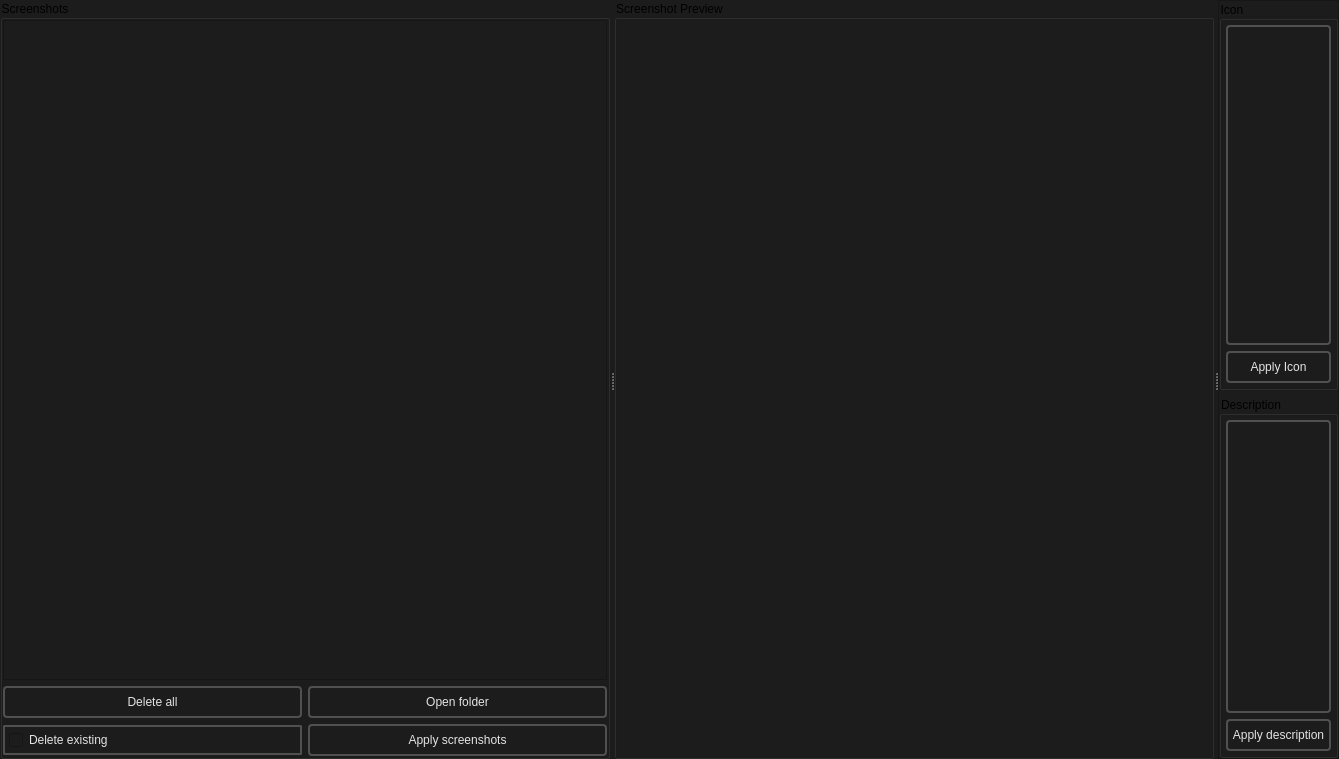
<?xml version="1.0" encoding="UTF-8"?>
<ui version="4.0">
 <class>Loading_editorMainWindow</class>
 <widget class="QMainWindow" name="Loading_editorMainWindow">
  <property name="geometry">
   <rect>
    <x>0</x>
    <y>0</y>
    <width>1339</width>
    <height>759</height>
   </rect>
  </property>
  <property name="windowTitle">
   <string>MainWindow</string>
  </property>
  <property name="styleSheet">
   <string notr="true">background-color: rgb(28, 28, 28);</string>
  </property>
  <widget class="QWidget" name="centralwidget">
   <layout class="QVBoxLayout" name="verticalLayout_7">
    <property name="spacing">
     <number>0</number>
    </property>
    <property name="leftMargin">
     <number>0</number>
    </property>
    <property name="topMargin">
     <number>0</number>
    </property>
    <property name="rightMargin">
     <number>0</number>
    </property>
    <property name="bottomMargin">
     <number>0</number>
    </property>
    <item>
     <widget class="QSplitter" name="splitter_2">
      <property name="sizePolicy">
       <sizepolicy hsizetype="Preferred" vsizetype="Preferred">
        <horstretch>0</horstretch>
        <verstretch>0</verstretch>
       </sizepolicy>
      </property>
      <property name="orientation">
       <enum>Qt::Orientation::Horizontal</enum>
      </property>
      <property name="opaqueResize">
       <bool>true</bool>
      </property>
      <property name="handleWidth">
       <number>4</number>
      </property>
      <widget class="QGroupBox" name="screenshots">
       <property name="sizePolicy">
        <sizepolicy hsizetype="Preferred" vsizetype="Preferred">
         <horstretch>0</horstretch>
         <verstretch>0</verstretch>
        </sizepolicy>
       </property>
       <property name="title">
        <string>Screenshots</string>
       </property>
       <layout class="QVBoxLayout" name="verticalLayout">
        <property name="leftMargin">
         <number>0</number>
        </property>
        <property name="topMargin">
         <number>0</number>
        </property>
        <property name="rightMargin">
         <number>0</number>
        </property>
        <property name="bottomMargin">
         <number>0</number>
        </property>
        <item>
         <widget class="QFrame" name="explorer">
          <property name="frameShape">
           <enum>QFrame::Shape::StyledPanel</enum>
          </property>
          <property name="frameShadow">
           <enum>QFrame::Shadow::Raised</enum>
          </property>
          <layout class="QHBoxLayout" name="horizontalLayout_5">
           <property name="spacing">
            <number>0</number>
           </property>
           <property name="leftMargin">
            <number>0</number>
           </property>
           <property name="topMargin">
            <number>4</number>
           </property>
           <property name="rightMargin">
            <number>0</number>
           </property>
           <property name="bottomMargin">
            <number>4</number>
           </property>
          </layout>
         </widget>
        </item>
        <item>
         <layout class="QVBoxLayout" name="verticalLayout_5">
          <item>
           <layout class="QHBoxLayout" name="horizontalLayout_3">
            <item>
             <widget class="QPushButton" name="clear_all_button">
              <property name="minimumSize">
               <size>
                <width>0</width>
                <height>32</height>
               </size>
              </property>
              <property name="toolTip">
               <string>&lt;!DOCTYPE HTML PUBLIC &quot;-//W3C//DTD HTML 4.0//EN&quot; &quot;http://www.w3.org/TR/REC-html40/strict.dtd&quot;&gt;
&lt;html&gt;&lt;head&gt;&lt;meta name=&quot;qrichtext&quot; content=&quot;1&quot; /&gt;&lt;meta charset=&quot;utf-8&quot; /&gt;&lt;style type=&quot;text/css&quot;&gt;
p, li { white-space: pre-wrap; }
hr { height: 1px; border-width: 0; }
li.unchecked::marker { content: &quot;\2610&quot;; }
li.checked::marker { content: &quot;\2612&quot;; }
&lt;/style&gt;&lt;/head&gt;&lt;body style=&quot; font-family:'Segoe UI'; font-size:10pt; font-weight:580; font-style:normal;&quot;&gt;
&lt;p style=&quot; margin-top:12px; margin-bottom:12px; margin-left:0px; margin-right:0px; -qt-block-indent:0; text-indent:0px;&quot;&gt;Deletes all files in the folder.&lt;/p&gt;&lt;/body&gt;&lt;/html&gt;</string>
              </property>
              <property name="styleSheet">
               <string notr="true">    QLabel {
        font-family: Sergo UI;
        color: #9D9D9D;
    }

    /* QPushButton default and hover styles */
    QPushButton {

        font: 580 10pt &quot;Segoe UI&quot;;
        border: 2px solid black;
        border-radius: 4px;
        border-color: rgba(80, 80, 80, 255);
        height:18px;
        padding-top: 2px;
        padding-bottom:2px;
        padding-left: 4px;
        padding-right: 4px;
        color: #E3E3E3;
        background-color: #1C1C1C;
    }
    QPushButton:hover {
        background-color: #414956;
        color: white;
    }
    QPushButton:pressed {
        background-color: red;
        background-color: #1C1C1C;
        margin: 1 px;
        margin-left: 2px;
        margin-right: 2px;

    }</string>
              </property>
              <property name="text">
               <string>Delete all</string>
              </property>
             </widget>
            </item>
            <item>
             <widget class="QPushButton" name="open_folder_button">
              <property name="minimumSize">
               <size>
                <width>0</width>
                <height>32</height>
               </size>
              </property>
              <property name="toolTip">
               <string>&lt;!DOCTYPE HTML PUBLIC &quot;-//W3C//DTD HTML 4.0//EN&quot; &quot;http://www.w3.org/TR/REC-html40/strict.dtd&quot;&gt;
&lt;html&gt;&lt;head&gt;&lt;meta name=&quot;qrichtext&quot; content=&quot;1&quot; /&gt;&lt;meta charset=&quot;utf-8&quot; /&gt;&lt;style type=&quot;text/css&quot;&gt;
p, li { white-space: pre-wrap; }
hr { height: 1px; border-width: 0; }
li.unchecked::marker { content: &quot;\2610&quot;; }
li.checked::marker { content: &quot;\2612&quot;; }
&lt;/style&gt;&lt;/head&gt;&lt;body style=&quot; font-family:'Segoe UI'; font-size:10pt; font-weight:580; font-style:normal;&quot;&gt;
&lt;p style=&quot;-qt-paragraph-type:empty; margin-top:12px; margin-bottom:12px; margin-left:0px; margin-right:0px; -qt-block-indent:0; text-indent:0px;&quot;&gt;&lt;br /&gt;&lt;/p&gt;&lt;/body&gt;&lt;/html&gt;</string>
              </property>
              <property name="styleSheet">
               <string notr="true">    QLabel {
        font-family: Sergo UI;
        color: #9D9D9D;
    }

    /* QPushButton default and hover styles */
    QPushButton {

        font: 580 10pt &quot;Segoe UI&quot;;
        border: 2px solid black;
        border-radius: 4px;
        border-color: rgba(80, 80, 80, 255);
        height:18px;
        padding-top: 2px;
        padding-bottom:2px;
        padding-left: 4px;
        padding-right: 4px;
        color: #E3E3E3;
        background-color: #1C1C1C;
    }
    QPushButton:hover {
        background-color: #414956;
        color: white;
    }
    QPushButton:pressed {
        background-color: red;
        background-color: #1C1C1C;
        margin: 1 px;
        margin-left: 2px;
        margin-right: 2px;

    }</string>
              </property>
              <property name="text">
               <string>Open folder</string>
              </property>
             </widget>
            </item>
           </layout>
          </item>
          <item>
           <layout class="QHBoxLayout" name="horizontalLayout_2">
            <item>
             <widget class="QCheckBox" name="delete_existings">
              <property name="toolTip">
               <string>&lt;html&gt;&lt;head/&gt;&lt;body&gt;&lt;p&gt;Deletes all existing screenshots on the loading screen.&lt;/p&gt;&lt;/body&gt;&lt;/html&gt;</string>
              </property>
              <property name="styleSheet">
               <string notr="true">
    /* QPushButton default and hover styles */
    QCheckBox {

        font: 580 10pt &quot;Segoe UI&quot;;

        border: 2px solid black;
        border-radius: 2px;
        border-color: rgba(80, 80, 80, 255);
        height:22px;
        padding-top: 2px;
        padding-bottom:2px;
        padding-left: 4px;
        padding-right: 4px;
        color: #E3E3E3;
        background-color: #1C1C1C;
    }
    QCheckBox:hover {
        background-color: #414956;
        color: white;
    }
    QCheckBox:pressed {

    }</string>
              </property>
              <property name="text">
               <string>Delete existing</string>
              </property>
             </widget>
            </item>
            <item>
             <widget class="QPushButton" name="apply_screenshots_button">
              <property name="minimumSize">
               <size>
                <width>0</width>
                <height>32</height>
               </size>
              </property>
              <property name="toolTip">
               <string>&lt;!DOCTYPE HTML PUBLIC &quot;-//W3C//DTD HTML 4.0//EN&quot; &quot;http://www.w3.org/TR/REC-html40/strict.dtd&quot;&gt;
&lt;html&gt;&lt;head&gt;&lt;meta name=&quot;qrichtext&quot; content=&quot;1&quot; /&gt;&lt;meta charset=&quot;utf-8&quot; /&gt;&lt;style type=&quot;text/css&quot;&gt;
p, li { white-space: pre-wrap; }
hr { height: 1px; border-width: 0; }
li.unchecked::marker { content: &quot;\2610&quot;; }
li.checked::marker { content: &quot;\2612&quot;; }
&lt;/style&gt;&lt;/head&gt;&lt;body style=&quot; font-family:'Segoe UI'; font-size:10pt; font-weight:580; font-style:normal;&quot;&gt;
&lt;p style=&quot;-qt-paragraph-type:empty; margin-top:12px; margin-bottom:12px; margin-left:0px; margin-right:0px; -qt-block-indent:0; text-indent:0px;&quot;&gt;&lt;br /&gt;&lt;/p&gt;&lt;/body&gt;&lt;/html&gt;</string>
              </property>
              <property name="styleSheet">
               <string notr="true">    QLabel {
        font-family: Sergo UI;
        color: #9D9D9D;
    }

    /* QPushButton default and hover styles */
    QPushButton {

        font: 580 10pt &quot;Segoe UI&quot;;
        border: 2px solid black;
        border-radius: 4px;
        border-color: rgba(80, 80, 80, 255);
        height:18px;
        padding-top: 2px;
        padding-bottom:2px;
        padding-left: 4px;
        padding-right: 4px;
        color: #E3E3E3;
        background-color: #1C1C1C;
    }
    QPushButton:hover {
        background-color: #414956;
        color: white;
    }
    QPushButton:pressed {
        background-color: red;
        background-color: #1C1C1C;
        margin: 1 px;
        margin-left: 2px;
        margin-right: 2px;

    }</string>
              </property>
              <property name="text">
               <string>Apply screenshots</string>
              </property>
             </widget>
            </item>
           </layout>
          </item>
         </layout>
        </item>
       </layout>
      </widget>
      <widget class="QSplitter" name="splitter">
       <property name="midLineWidth">
        <number>0</number>
       </property>
       <property name="orientation">
        <enum>Qt::Orientation::Horizontal</enum>
       </property>
       <widget class="QGroupBox" name="screenshot_preview">
        <property name="sizePolicy">
         <sizepolicy hsizetype="Preferred" vsizetype="Preferred">
          <horstretch>0</horstretch>
          <verstretch>0</verstretch>
         </sizepolicy>
        </property>
        <property name="minimumSize">
         <size>
          <width>600</width>
          <height>0</height>
         </size>
        </property>
        <property name="maximumSize">
         <size>
          <width>16777215</width>
          <height>16777215</height>
         </size>
        </property>
        <property name="baseSize">
         <size>
          <width>1200</width>
          <height>0</height>
         </size>
        </property>
        <property name="title">
         <string>Screenshot Preview</string>
        </property>
        <layout class="QVBoxLayout" name="verticalLayout_6">
         <property name="spacing">
          <number>6</number>
         </property>
         <property name="leftMargin">
          <number>0</number>
         </property>
         <property name="topMargin">
          <number>4</number>
         </property>
         <property name="rightMargin">
          <number>0</number>
         </property>
         <property name="bottomMargin">
          <number>4</number>
         </property>
        </layout>
       </widget>
       <widget class="QFrame" name="frame_2">
        <property name="maximumSize">
         <size>
          <width>360</width>
          <height>16777215</height>
         </size>
        </property>
        <property name="frameShape">
         <enum>QFrame::Shape::StyledPanel</enum>
        </property>
        <property name="frameShadow">
         <enum>QFrame::Shadow::Raised</enum>
        </property>
        <layout class="QVBoxLayout" name="verticalLayout_3">
         <property name="leftMargin">
          <number>0</number>
         </property>
         <property name="topMargin">
          <number>0</number>
         </property>
         <property name="rightMargin">
          <number>0</number>
         </property>
         <property name="bottomMargin">
          <number>0</number>
         </property>
         <item>
          <widget class="QGroupBox" name="groupBox_2">
           <property name="title">
            <string>Icon</string>
           </property>
           <layout class="QVBoxLayout" name="verticalLayout_4">
            <property name="leftMargin">
             <number>4</number>
            </property>
            <property name="topMargin">
             <number>4</number>
            </property>
            <property name="rightMargin">
             <number>4</number>
            </property>
            <property name="bottomMargin">
             <number>4</number>
            </property>
            <item>
             <widget class="QFrame" name="svg_icon_frame">
              <property name="minimumSize">
               <size>
                <width>0</width>
                <height>320</height>
               </size>
              </property>
              <property name="styleSheet">
               <string notr="true">        font: 580 10pt &quot;Segoe UI&quot;;
        border: 2px solid black;
        border-radius: 4px;
        border-color: rgba(80, 80, 80, 255);
        height:18px;
        padding-top: 2px;
        padding-bottom:2px;
        padding-left: 4px;
        padding-right: 4px;
        color: #E3E3E3;
        background-color: #1C1C1C;</string>
              </property>
              <property name="frameShape">
               <enum>QFrame::Shape::StyledPanel</enum>
              </property>
              <property name="frameShadow">
               <enum>QFrame::Shadow::Raised</enum>
              </property>
              <layout class="QHBoxLayout" name="horizontalLayout">
               <property name="leftMargin">
                <number>0</number>
               </property>
               <property name="topMargin">
                <number>0</number>
               </property>
               <property name="rightMargin">
                <number>0</number>
               </property>
               <property name="bottomMargin">
                <number>0</number>
               </property>
              </layout>
             </widget>
            </item>
            <item>
             <widget class="QPushButton" name="apply_icon_button">
              <property name="enabled">
               <bool>true</bool>
              </property>
              <property name="minimumSize">
               <size>
                <width>0</width>
                <height>32</height>
               </size>
              </property>
              <property name="styleSheet">
               <string notr="true">     QLabel {
        font-family: Sergo UI;
        color: #9D9D9D;
    }

    /* QPushButton default and hover styles */
    QPushButton {

        font: 580 10pt &quot;Segoe UI&quot;;
        border: 2px solid black;
        border-radius: 4px;
        border-color: rgba(80, 80, 80, 255);
        height:18px;
        padding-top: 2px;
        padding-bottom:2px;
        padding-left: 4px;
        padding-right: 4px;
        color: #E3E3E3;
        background-color: #1C1C1C;
    }
    QPushButton:hover {
        background-color: #414956;
        color: white;
    }
    QPushButton:pressed {
        background-color: red;
        background-color: #1C1C1C;
        margin: 1 px;
        margin-left: 2px;
        margin-right: 2px;

    }

    /* QPushButton default and hover styles */
    QPushButton:disabled {

        font: 580 10pt &quot;Segoe UI&quot;;
        border: 2px solid black;
        border-radius: 4px;
        border-color: rgba(80, 80, 80, 255);
        height:18px;
        padding-top: 2px;
        padding-bottom:2px;
        padding-left: 4px;
        padding-right: 4px;
        color: #8c8c8c;
        background-color: #1C1C1C;
    }</string>
              </property>
              <property name="text">
               <string>Apply Icon</string>
              </property>
             </widget>
            </item>
           </layout>
          </widget>
         </item>
         <item>
          <widget class="QGroupBox" name="groupBox">
           <property name="title">
            <string>Description</string>
           </property>
           <layout class="QVBoxLayout" name="verticalLayout_2">
            <property name="leftMargin">
             <number>4</number>
            </property>
            <property name="topMargin">
             <number>4</number>
            </property>
            <property name="rightMargin">
             <number>4</number>
            </property>
            <property name="bottomMargin">
             <number>4</number>
            </property>
            <item>
             <widget class="QPlainTextEdit" name="PlainTextEdit_Description_2">
              <property name="toolTip">
               <string/>
              </property>
              <property name="styleSheet">
               <string notr="true">    QPlainTextEdit {

        font: 580 10pt &quot;Segoe UI&quot;;
        border: 2px solid black;
        border-radius: 4px;
        border-color: rgba(80, 80, 80, 255);
        height:18px;
        padding: 4px;
        padding-left: 6px;
        padding-right: 6px;
        color: #E3E3E3;
        background-color: #1C1C1C;
    }



    QPlainTextEdit:focus {

        font: 580 10pt &quot;Segoe UI&quot;;
        border: 2px solid black;
        border-radius: 4px;
        border-color: rgba(80, 80, 80, 255);
        height:18px;
        padding: 4px;
        padding-left: 6px;
        padding-right: 6px;
        color: #E3E3E3;
        background-color: #1C1C1C;
    }
    QPlainTextEdit:hover {
    }
    QPlainTextEdit:pressed {
        background-color: red;
        background-color: #1C1C1C;
        margin: 1 px;
        margin-left: 2px;
        margin-right: 2px;
        font: 580 9pt &quot;Segoe UI&quot;;

    }</string>
              </property>
              <property name="plainText">
               <string/>
              </property>
              <property name="placeholderText">
               <string>A community map created by:</string>
              </property>
             </widget>
            </item>
            <item>
             <widget class="QPushButton" name="apply_description_button">
              <property name="minimumSize">
               <size>
                <width>0</width>
                <height>32</height>
               </size>
              </property>
              <property name="styleSheet">
               <string notr="true">    QLabel {
        font-family: Sergo UI;
        color: #9D9D9D;
    }

    /* QPushButton default and hover styles */
    QPushButton {

        font: 580 10pt &quot;Segoe UI&quot;;
        border: 2px solid black;
        border-radius: 4px;
        border-color: rgba(80, 80, 80, 255);
        height:18px;
        padding-top: 2px;
        padding-bottom:2px;
        padding-left: 4px;
        padding-right: 4px;
        color: #E3E3E3;
        background-color: #1C1C1C;
    }
    QPushButton:hover {
        background-color: #414956;
        color: white;
    }
    QPushButton:pressed {
        background-color: red;
        background-color: #1C1C1C;
        margin: 1 px;
        margin-left: 2px;
        margin-right: 2px;

    }</string>
              </property>
              <property name="text">
               <string>Apply description</string>
              </property>
             </widget>
            </item>
           </layout>
          </widget>
         </item>
        </layout>
       </widget>
      </widget>
     </widget>
    </item>
   </layout>
  </widget>
 </widget>
 <resources/>
 <connections/>
</ui>
